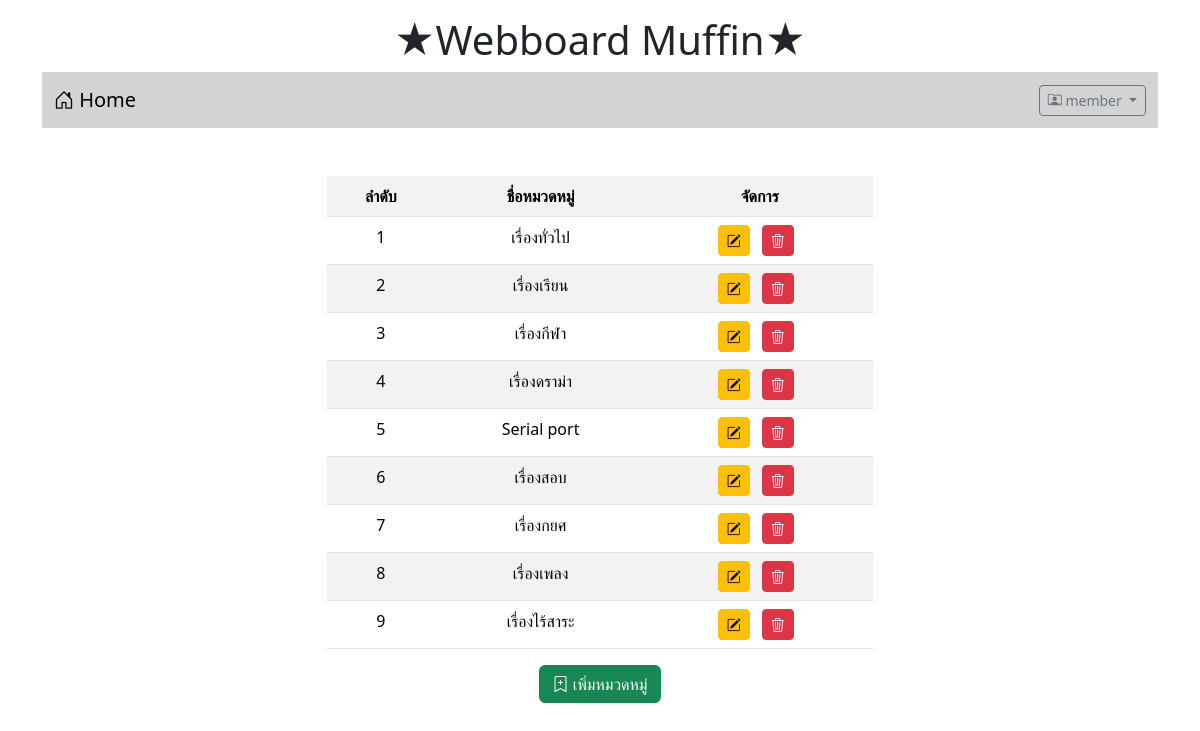
/category.php (signed in), run on the app's committed database.
### tables this page shows
CREATE TABLE `category` (
  `id` int(11) NOT NULL,
  `name` varchar(32) NOT NULL
);

### category.php (the view, shortened to what this page needs)
<!DOCTYPE html>
<html lang="en">
<head>
    <link href="https://cdn.jsdelivr.net/npm/bootstrap@5.3.2/dist/css/bootstrap.min.css" rel="stylesheet">
    <link rel="stylesheet" href="https://cdn.jsdelivr.net/npm/bootstrap-icons@1.11.3/font/bootstrap-icons.min.css">
</head>
<body>
    <div class="container-lg">
        <h1 style="text-align: center;" class="mt-3">★Webboard Muffin★</h1>
        <?php include("nav.php") ?>
        <div class="row mt-4 text-center">
            <div class="col-lg-3 col-md-2 col-sm-1"></div>
            <div class="col-lg-6 col-md-8 col-sm-10">
                <table class="table table-striped mt-4">
                    <tr>
                        <th>ลำดับ</th>
                        <th>ชื่อหมวดหมู่</th>
                        <th>จัดการ</th>
                    </tr>
                    <?php
                        $conn = new PDO("mysql:host=localhost;dbname=webboard;charset=utf8","root","");
                        $sql = "SELECT * FROM category";
                        $n = 1;
                        foreach($conn->query($sql) as $row){
                    ?>
                    <tr>
                        <td> <?=$n?> </td>
                        <td> <?=$row['name']?> </td>
                        <td>
                            <span class='me-2 mt-2'><a href="#" class='btn btn-warning btn-sm' ><i class='bi bi-pencil-square'></i></a></span>
                            <span class='me-2 mt-2'><a href="#" class='btn btn-danger btn-sm' ><i class='bi bi-trash3'></i></a></span>
                        </td>
                    </tr>
                    <?php
                        $n++;
                        }
                    ?>
                </table>
                    <button type="button" class="btn btn-success" data-bs-toggle="modal" data-bs-target="#modal">
                        <i class="bi bi-bookmark-plus"></i> เพิ่มหมวดหมู่
                    </button>
            </div>
            <div class="col-lg-3 col-md-2 col-sm-1"></div>
        </div>
    </div>
</body>
</html>

### data on the page
category: name "เรื่องทั่วไป"
category: name "เรื่องเรียน"
category: name "เรื่องกีฬา"
category: name "เรื่องดราม่า"
category: name "Serial port"
category: name "เรื่องสอบ"
category: name "เรื่องกยศ"
category: name "เรื่องเพลง"
category: name "เรื่องไร้สาระ"

### other printed values
$_SESSION['username'] "member"
